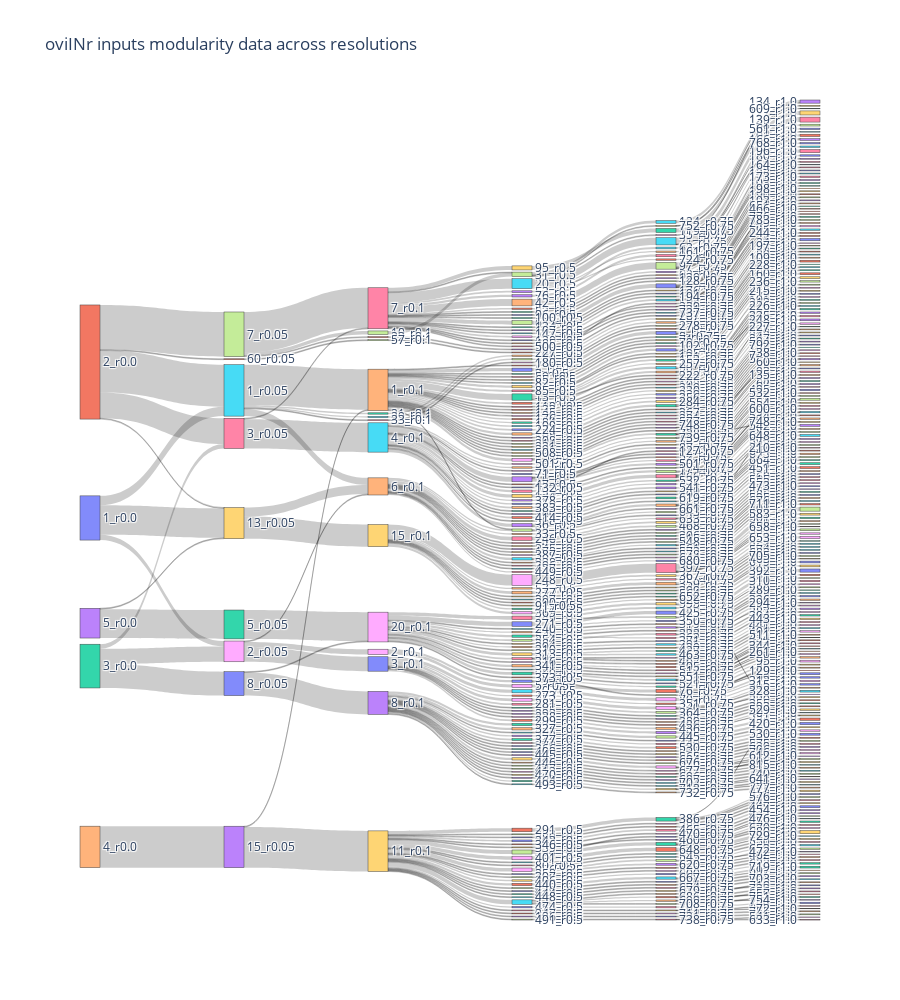

The cell this chart's notebook holds for it:
### Code cell
import plotly.graph_objects as go

fig = go.Figure(data=[go.Sankey(
    node = dict(
        pad = 15,
        thickness=20,
        #line=dict(color='blue', width=0.5),
        label = nodes,
        #color='green'
    ),
    link = dict(
        source= links_dict['source'],
        target = links_dict['target'],
        value = links_dict['value']
    )
    
)
])
fig.update_layout(title='oviINr inputs modularity data across resolutions', height=1000)
fig.show()

### Figure 1 — Plotly figure (JSON) as saved in the notebook; plotly's stock layout.template omitted (floating-point values rounded to 4 significant figures; data arrays with more than 128 entries replaced by an {"elided": "..."} marker saying what was removed)
{"data": [{"link": {"source": {"elided": "654 int values"}, "target": {"elided": "654 int values"}, "value": {"elided": "654 int values"}}, "node": {"label": {"elided": "637 str values"}, "pad": 15, "thickness": 20}, "type": "sankey"}], "layout": {"height": 1000, "title": {"text": "oviINr inputs modularity data across resolutions"}}}
